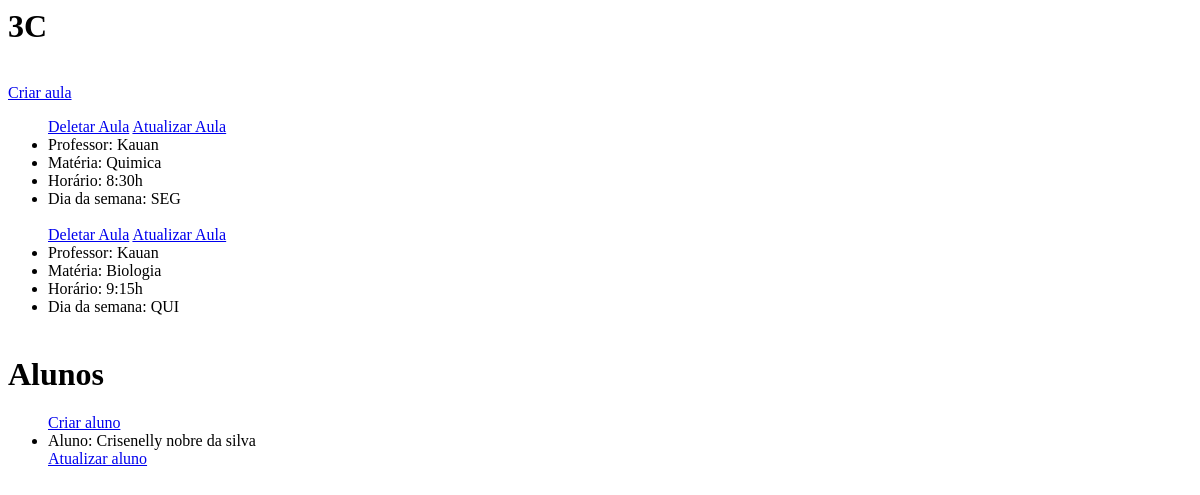
Page /turmas/detalhes/3 on the earlier database version.
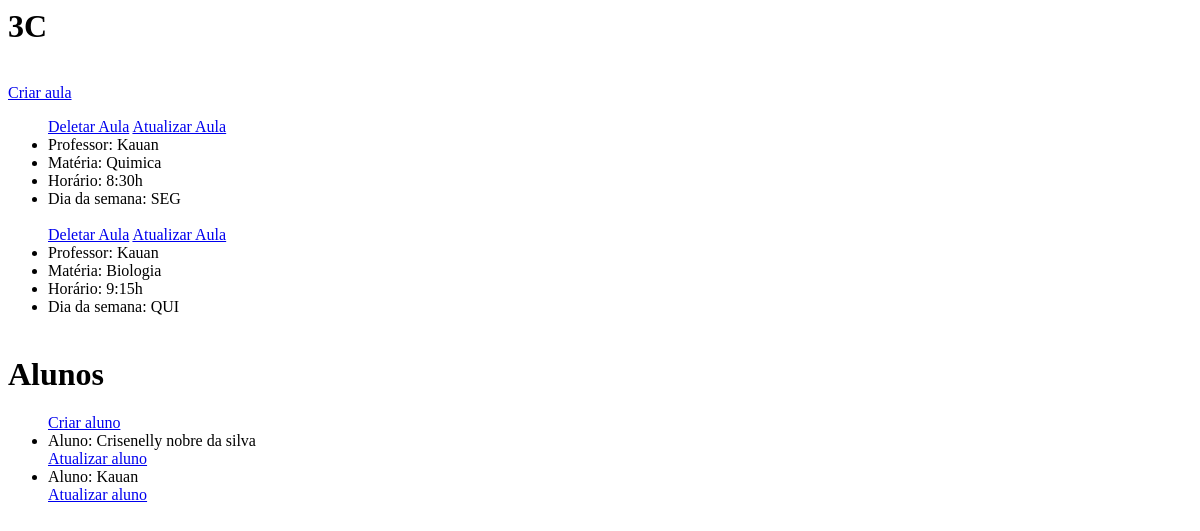
Same page on the later database version.
### app/models.py (models this page shows, shortened)
class Professor(models.Model):
    nome = models.CharField(max_length=255)
    def __str__(self):
        return self.nome

class Materia(models.Model):
    materias = [
        ("Matematica", "Matemática"),
        ("Portugues", "Português"),
        ("Historia", "História"),
        ("Geografia", "Geografia"),
        ("Quimica", "Química"),
        ("Fisica", "Física"),
        ("Biologia", "Biologia"),
    ]
    nome_materia = models.CharField(max_length=50,choices=materias)
    def __str__(self):
        return self.nome_materia

class Horario(models.Model):
    horarios = [
        ("7:00h", "7:00h"),
        ("7:45h", "7:45h"),
        ("8:30h", "8:30h"),
        ("9:15h", "9:15h"),
        ("10:00h", "10:00h"),
        ("10:45h", "10:45h"),
        ("11:30h", "11:30h"),
        ("12:15h", "12:15h"),
        ("13:00h", "13:00h"),
        ("13:45h", "13:45h"),
        ("14:30h", "14:30h"),
        ("15:15h", "15:15h"),
        ("16:00h", "16:00h"),
        ("16:45h", "16:45h"),
        ("17:30h", "17:30h"),
    ]
    horario_aula = models.CharField(max_length=50,choices=horarios,unique=True)
    def __str__(self):
        return self.horario_aula

class Dias_semanas_Aulas(models.Model):
    pk_dia_semana = models.ForeignKey(Dias_semanas, on_delete=models.CASCADE)
    def __str__(self):
        return str(self.pk_dia_semana)

class Dias_semanas(models.Model):
    dias = [
        ("SEG", "Segunda-Feira"),
        ("TER", "Terça-Feira"),
        ("QUA", "Quarta-Feira"),
        ("QUI", "Quinta-Feira"),
        ("SEX", "Sexta-Feira"),
    ]
    dia = models.CharField(max_length=55,choices=dias, unique=True)
    def __str__(self):
        return self.dia

class Aluno(models.Model):
    nome_completo = models.CharField(max_length=55)
    pk_turma = models.ForeignKey(Turma, on_delete=models.CASCADE)
    email = models.CharField(max_length=255,default='')

### app/views.py (the view)
# urls.py: path("turmas/detalhes/<int:pk>", views.visualizar_sala , name='detalhes_turmas'),
def visualizar_sala(request, pk):
    try:
        turma = get_object_or_404(Turma, pk=pk) #Pegando o id da turma
        aulas = Aulas.objects.filter(pk_turma = turma) #Mesclando as tabelas relacionadas a aulas pela FK da turma
        aulas_info = []
        alunos = Aluno.objects.filter(pk_turma = pk)
        for aula in aulas:
            aulas_info.append({
                'pk':aula.pk,
                'professor': aula.pk_professor,
                'materia': aula.pk_materia,
                'horario': aula.pk_horario,
                'turma': aula.pk_turma,
                'dia_semana': aula.pk_dias_semana
            })#retoronado os dados
        return render(request, "detalhes.html", {"turma": turma, "aulas": aulas_info, "alunos":alunos})
    except Exception as e:
        print(f"Error: {e}")
        return HttpResponseNotFound("Ocorreu um erro ao tentar carregar a turma e os professores.") #mensagem de erro caso for nescessario

### app/Templates/detalhes.html
<h1>{{ turma.serie_turma }}</h1><br>
<a href="{%url 'criar_aula' pk=turma.pk %}">Criar aula</a>
<ul>
    {% if aulas %}
        {% for i in aulas %}
            <a href="{% url 'deletar_aula' pk=i.pk %}">Deletar Aula</a>
            <a href="{% url 'atualizar_aula' pk=i.pk %}">Atualizar Aula</a>
            <li>Professor: {{ i.professor }}</li>
            <li>Matéria: {{ i.materia }}</li>
            <li>Horário: {{ i.horario }}</li>
            <li>Dia da semana: {{ i.dia_semana}}</li>
            <br>
        {% endfor %}
    {% else %}
        <li>Nenhum professor da sala.</li>
    {% endif %}
</ul>
<h1>Alunos</h1>
<ul>
    {% if alunos %}
    <a href="{%url 'criar_aluno' pk=turma.pk%}">Criar aluno</a>
        {% for i in alunos %}
            <li>Aluno: {{ i.nome_completo }}</li>
            <a href="{% url 'atualizar_aluno' pk=i.pk %}">Atualizar aluno</a>
            <br>
        {% endfor %}
    {% else %}
        <li>Nenhum aluno cadastrado.</li>
    {% endif %}
</ul>

Differences in the rows shown:
added Aluno: nome_completo "Kauan"
